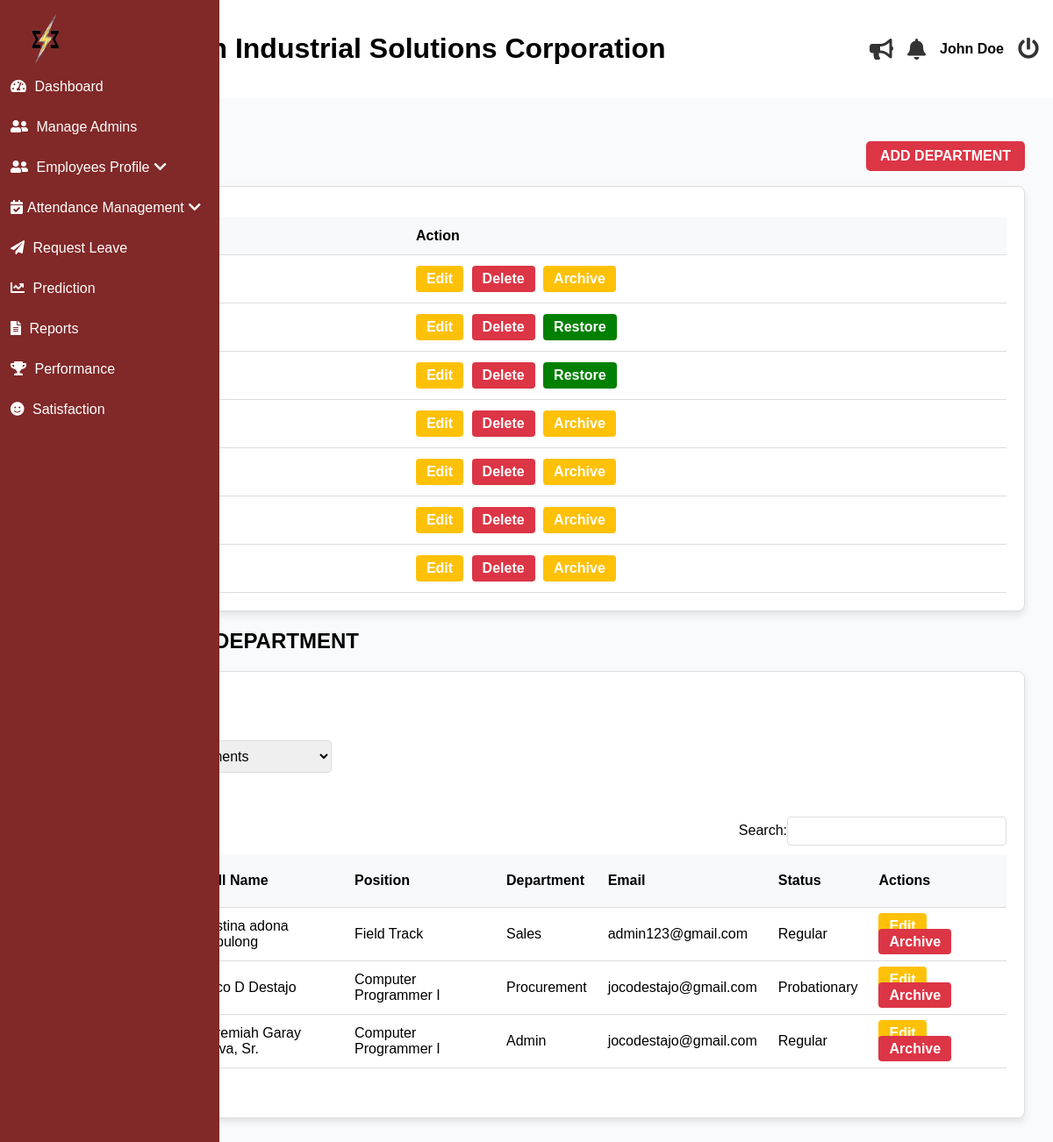
The app's page /superadmin/department.php (signed in), older data.
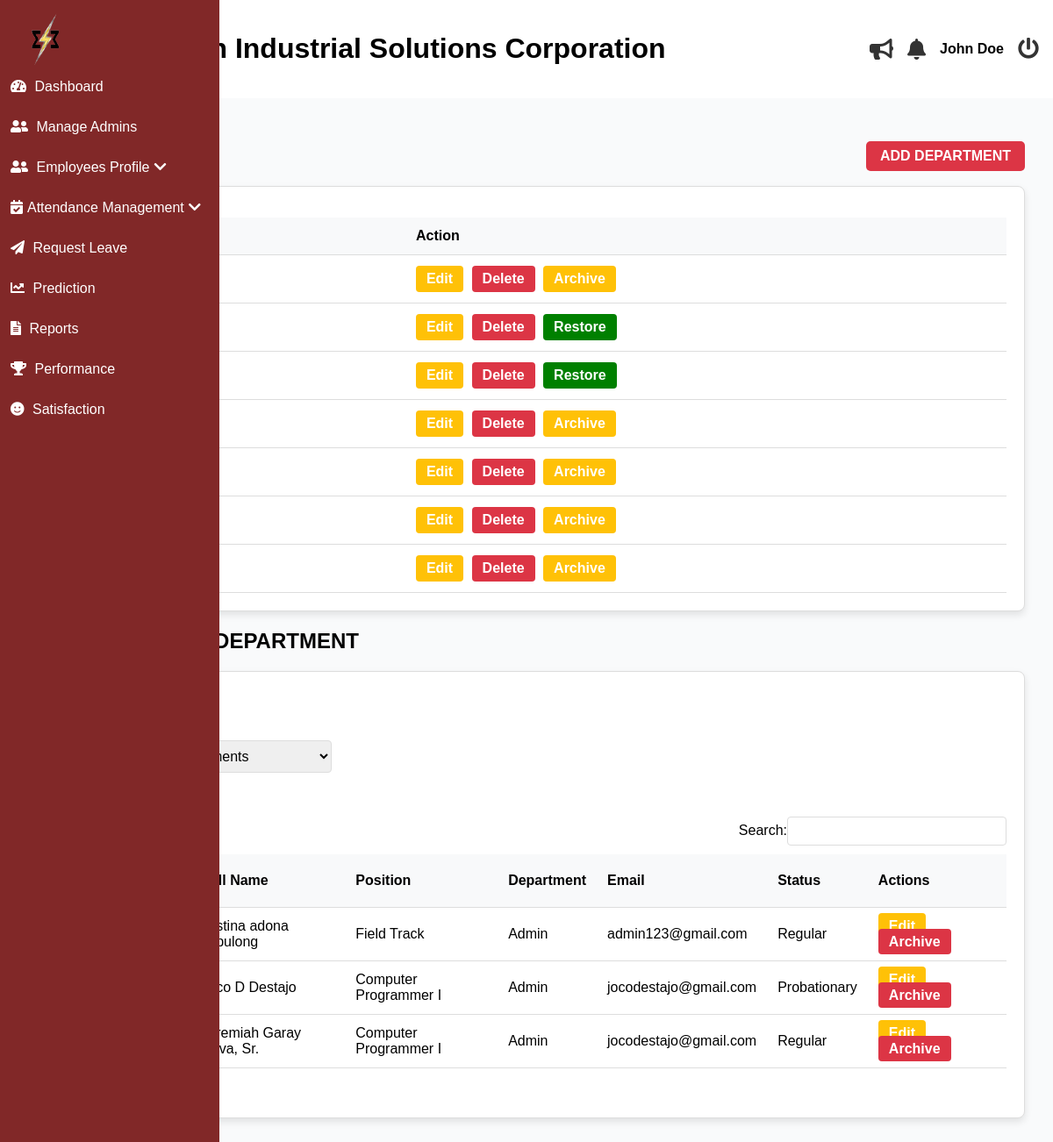
The same page, newer data.
### tables this page shows
CREATE TABLE `employees` (
  `id` int(11) NOT NULL,
  `last_name` varchar(255) NOT NULL,
  `first_name` varchar(255) NOT NULL,
  `middle_name` varchar(255) NOT NULL,
  `suffix` varchar(255) NOT NULL,
  `gender` varchar(32) NOT NULL,
  `email` varchar(100) NOT NULL,
  `position` varchar(255) NOT NULL,
  `hire_date` date NOT NULL,
  `department` varchar(255) NOT NULL,
  `employment_status` varchar(255) NOT NULL,
  `employee_id` int(20) NOT NULL,
  `user_type` int(11) NOT NULL DEFAULT 2 COMMENT '1=admin, 2=staff, 3=super admin',
  `password` varchar(255) NOT NULL,
  `e_status` int(11) NOT NULL DEFAULT 1,
  `date_of_birth` date DEFAULT NULL,
  `contact_number` varchar(20) DEFAULT NULL,
  `perma_address` text DEFAULT NULL,
  `civil_status` varchar(10) DEFAULT NULL,
  `sss_number` varchar(15) DEFAULT NULL,
  `philhealth_number` varchar(15) DEFAULT NULL,
  `pagibig_number` varchar(15) DEFAULT NULL,
  `tin_number` varchar(15) DEFAULT NULL,
  `emergency_contact_name` varchar(50) DEFAULT NULL,
  `emergency_contact_number` varchar(15) DEFAULT NULL,
  `educational_background` enum('High School Graduate','Vocational Graduate','College Undergraduate','College Graduate','Postgraduate') DEFAULT NULL,
  `skills` text DEFAULT NULL,
  `username` varchar(255) NOT NULL,
  `sick_leave` int(11) NOT NULL DEFAULT 0,
  `vacation_leave` int(11) NOT NULL DEFAULT 0,
  `maternity_leave` int(11) NOT NULL DEFAULT 0,
  `paternity_leave` int(11) NOT NULL DEFAULT 0,
  `medical` mediumblob DEFAULT NULL,
  `tor` mediumblob DEFAULT NULL,
  `nbi_clearance` mediumblob DEFAULT NULL,
  `resume` mediumblob DEFAULT NULL,
  `prc` mediumblob DEFAULT NULL,
  `others` mediumblob DEFAULT NULL,
  `is_archived` tinyint(1) DEFAULT 0
);

### superadmin/department.php (the view, shortened to what the changed rows need)
<?php
    $conn = mysqli_connect('localhost', 'root', '', 'esetech');
    $sql = "SELECT * FROM employees WHERE is_archived = 0";
    $sql .= " ORDER BY last_name ASC";
    $result = mysqli_query($conn, $sql);
    include('header.php');
?>
<main class="main-content">
    <section id="dashboard">
        <div class="department-and-button">
            <h2 class="text-2xl font-bold mb-6">DEPARTMENTS</h2>
        </div>
        <div class="card">
        <table>
            <thead>
                <tr>
                    <th>Departments</th>
                    <th>Action</th>
                </tr>
            </thead>
        </table>
    </div>
        <h2 class="text-2xl font-bold mb-6">EMPLOYEES PER DEPARTMENT</h2>
        <div class="card">
            <div class="card-body">
                <table id="myTable" class="employee-table">
                    <thead>
                        <tr>
                            <th>No.</th>
                            <th>Employee ID</th>
                            <th>Full Name</th>
                            <th>Position</th>
                            <th>Department</th>
                            <th>Email</th>
                            <th>Status</th>
                            <th>Actions</th>
                        </tr>
                    </thead>
                    <tbody>
                        <?php
                            $counter = 1;
                            while ($employee = mysqli_fetch_assoc($result)):
                        ?>
                            <tr>
                                <td><?php echo $counter++; ?></td>
                                <td class="employee_id_display"><?php echo $employee['employee_id']; ?></td>
                                <td>
                                    <?php
                                        $full_name = trim($employee['first_name'] . ' ' . $employee['middle_name'] . ' ' . $employee['last_name']);
                                        if (!empty($employee['suffix'])) {
                                            $full_name .= ', ' . $employee['suffix'];
                                        }
                                        echo $full_name;
                                    ?>
                                </td>
                                <td><?php echo $employee['position']; ?></td>
                                <td><?php echo $employee['department']; ?></td>
                                <td><?php echo $employee['email']; ?></td>
                                <td><?php echo $employee['employment_status']; ?></td>
                                <td class="action-buttons">
                                    <a href="./edit_employee?id=<?php echo $employee['id']; ?>" class="btn btn-warning">Edit</a>
                                    <a href="?delete_id=<?php echo $employee['id']; ?>" class="btn btn-danger"
                                       onclick="return confirm('Are you sure you want to Archive this employee?');">Archive</a>
                                </td>
                            </tr>
                        <?php endwhile; ?>
                    </tbody>
                </table>
            </div>
        </div>
    </section>
</main>
<?php include('footer.php'); ?>

Row changes from the older to the newer data that the page shows:
changed employees "cristina adona capulong": department "Sales" → "Admin"
changed employees "Joco D Destajo": department "Procurement" → "Admin"
